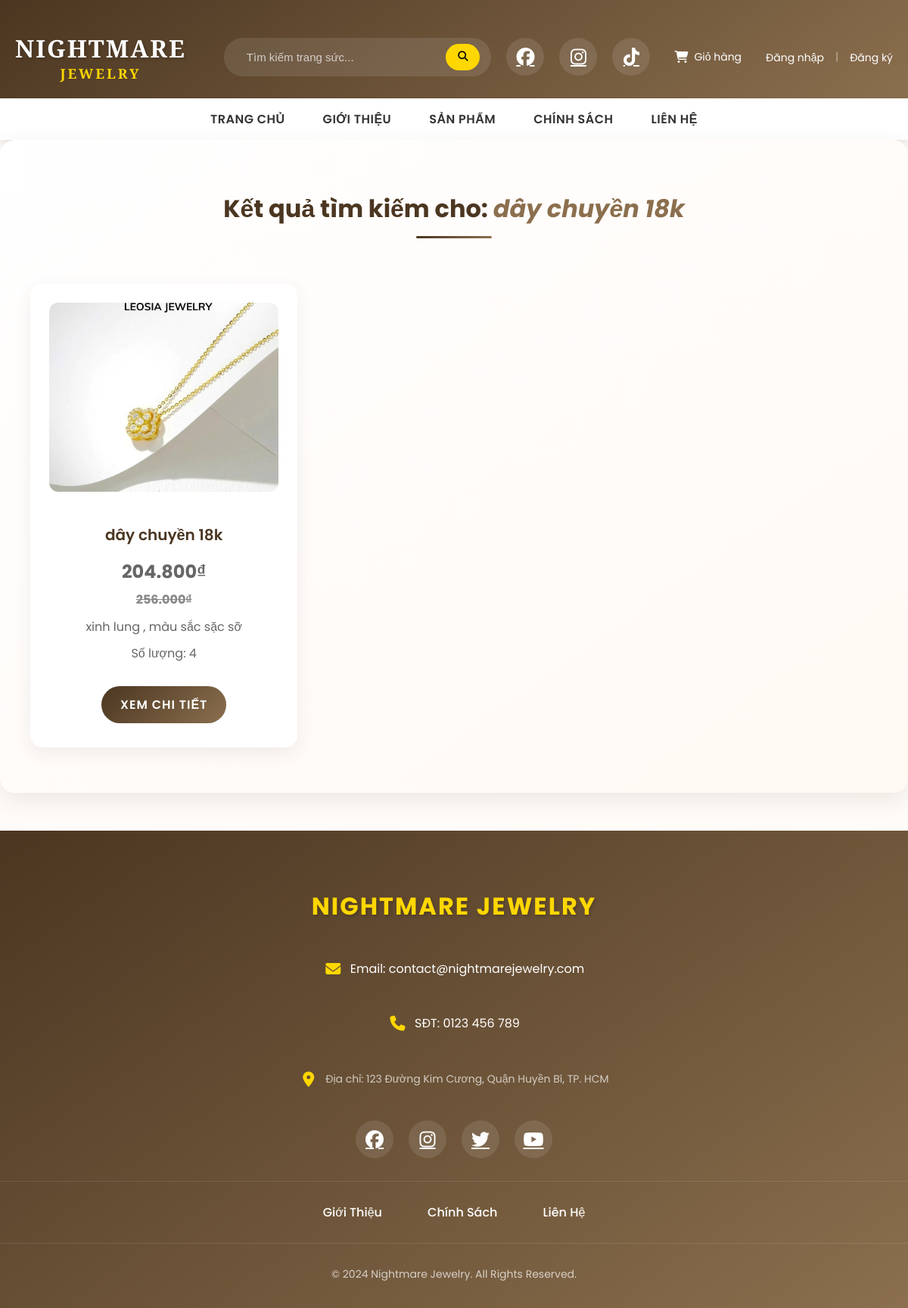
/search.php?keyword=dây chuyền 18k, run on the app's committed database.
### tables this page shows
CREATE TABLE `products` (
  `id` int(11) NOT NULL,
  `name` varchar(255) NOT NULL,
  `price` decimal(10,2) NOT NULL,
  `description` text DEFAULT NULL,
  `image` varchar(255) DEFAULT NULL,
  `discount` int(11) DEFAULT 0,
  `quantity` int(11) DEFAULT 0,
  `category_id` int(11) DEFAULT NULL,
  `created_at` timestamp NOT NULL DEFAULT current_timestamp()
);

### search.php (the view, shortened to what this page needs)
<?php
include 'admin/config.php';
$keyword = $_GET['keyword'] ?? '';
$products = [];
if (!empty($keyword)) {
    $like_keyword = '%' . mb_strtolower($keyword, 'UTF-8') . '%';
    $stmt = $con->prepare("SELECT * FROM products WHERE LOWER(name) LIKE LOWER(?) OR LOWER(description) LIKE LOWER(?)");
    $stmt->bind_param("ss", $like_keyword, $like_keyword);
    $stmt->execute();
    $result = $stmt->get_result();
    while ($row = $result->fetch_assoc()) {
        $products[] = $row;
    }
}
?>
<!DOCTYPE html>
<html lang="vi">
<head>
    <link rel="stylesheet" href="css/style.css">
    <link rel="stylesheet" href="css/search.css">
</head>
<body>
    <?php include 'header.php'; ?>
    <div class="search-results">
        <h2>Kết quả tìm kiếm cho: <em><?php echo htmlspecialchars($keyword); ?></em></h2>
        <?php if (!empty($products)): ?>
            <div class="product-list">
                <?php foreach ($products as $product): ?>
                    <div class="product-item">
                        <img data-src="admin/<?php echo $product['image']; ?>"
                             alt="<?php echo htmlspecialchars($product['name']); ?>"
                             loading="lazy">
                        <h3><?php echo htmlspecialchars($product['name']); ?></h3>
                        <p class="price-final">
                            <?php
                            $price = $product['price'];
                            $discount = $product['discount'];
                            if ($discount > 0) {
                                $final_price = $price * (1 - $discount / 100);
                                echo number_format($final_price, 0, ',', '.') . "₫";
                                echo "<br><span class='price-original'>" . number_format($price, 0, ',', '.') . "₫</span>";
                            } else {
                                echo number_format($price, 0, ',', '.') . "₫";
                            }
                            ?>
                        </p>
                        <p><?php echo htmlspecialchars($product['description']); ?></p>
                        <p>Số lượng: <?php echo $product['quantity']; ?></p>
                        <a href="product_detail.php?id=<?php echo $product['id']; ?>" class="view-detail">Xem chi tiết</a>
                    </div>
                <?php endforeach; ?>
            </div>
        <?php else: ?>
            <p class="no-results">Không tìm thấy sản phẩm nào phù hợp.</p>
        <?php endif; ?>
    </div>
    <?php include 'footer.php'; ?>
</body>
</html>

### css/style.css (style rules this page uses)
body { margin: 0; font-family: 'Segoe UI', sans-serif; background-color: #fefbf9; color: #4A3F35; }

### css/search.css (style rules this page uses)
.search-results { padding: 40px 20px; max-width: 1200px; margin: 0 auto; background: linear-gradient(145deg, #fff, #fff8f3); border-radius: 20px; box-shadow: 0 10px 30px rgba(75, 54, 33, 0.1); }
.search-results h2 { font-size: 32px; margin-bottom: 40px; color: #4B3621; text-align: center; position: relative; padding-bottom: 15px; }
.search-results h2::after { content: ''; position: absolute; bottom: 0; left: 50%; transform: translateX(-50%); width: 100px; height: 3px; background: linear-gradient(to right, #4B3621, #8B6F4E); border-radius: 2px; }
.search-results h2 em { color: #8B6F4E; font-style: italic; }
.product-list { display: grid; grid-template-columns: repeat(auto-fill, minmax(280px, 1fr)); gap: 30px; padding: 20px; }
.product-item { background: #fff; border-radius: 16px; padding: 25px; text-align: center; box-shadow: 0 8px 25px rgba(75, 54, 33, 0.08); transition: all 0.4s cubic-bezier(0.4, 0, 0.2, 1); opacity: 0; transform: translateY(20px); animation: fadeInUp 0.6s ease-out forwards; }
.product-item img { width: 100%; height: 250px; object-fit: cover; border-radius: 12px; margin-bottom: 20px; transition: transform 0.4s ease; }
.product-item h3 { font-size: 20px; margin: 15px 0; color: #4B3621; font-weight: 600; }
.price-final { color: #e74c3c; font-size: 24px; font-weight: bold; margin: 15px 0; }
.price-original { text-decoration: line-through; color: #888; font-size: 16px; margin: 5px 0; display: block; }
.product-item p { color: #666; line-height: 1.6; margin: 10px 0; }
.view-detail { display: inline-block; margin-top: 20px; background: linear-gradient(135deg, #4B3621, #8B6F4E); color: white; text-decoration: none; padding: 12px 25px; border-radius: 25px; font-weight: 600; transition: all 0.4s ease; text-transform: uppercase; letter-spacing: 1px; position: relative; overflow: hidden; }
.view-detail::before { content: ''; position: absolute; top: 0; left: -100%; width: 100%; height: 100%; background: linear-gradient(90deg, transparent, rgba(255,255,255,0.2), transparent); transition: all 0.5s ease; }

### css/header.css (style rules this page uses)
:root { --primary-color: #4B3621; --secondary-color: #8B6F4E; --accent-color: #FFD700; --text-light: #fff; --text-dark: #333; --transition: all 0.3s ease; }
body { margin: 0; font-family: 'Poppins', sans-serif; }

### css/footer.css (style rules this page uses)
body { margin: 0; padding: 0; overflow-x: hidden; }

### data on the page
products: image (picture), name "dây chuyền 18k", final_price "204.800", price "256.000", description "xinh lung , màu sắc sặc sỡ", quantity "4"

### other printed values
$keyword "dây chuyền 18k"
